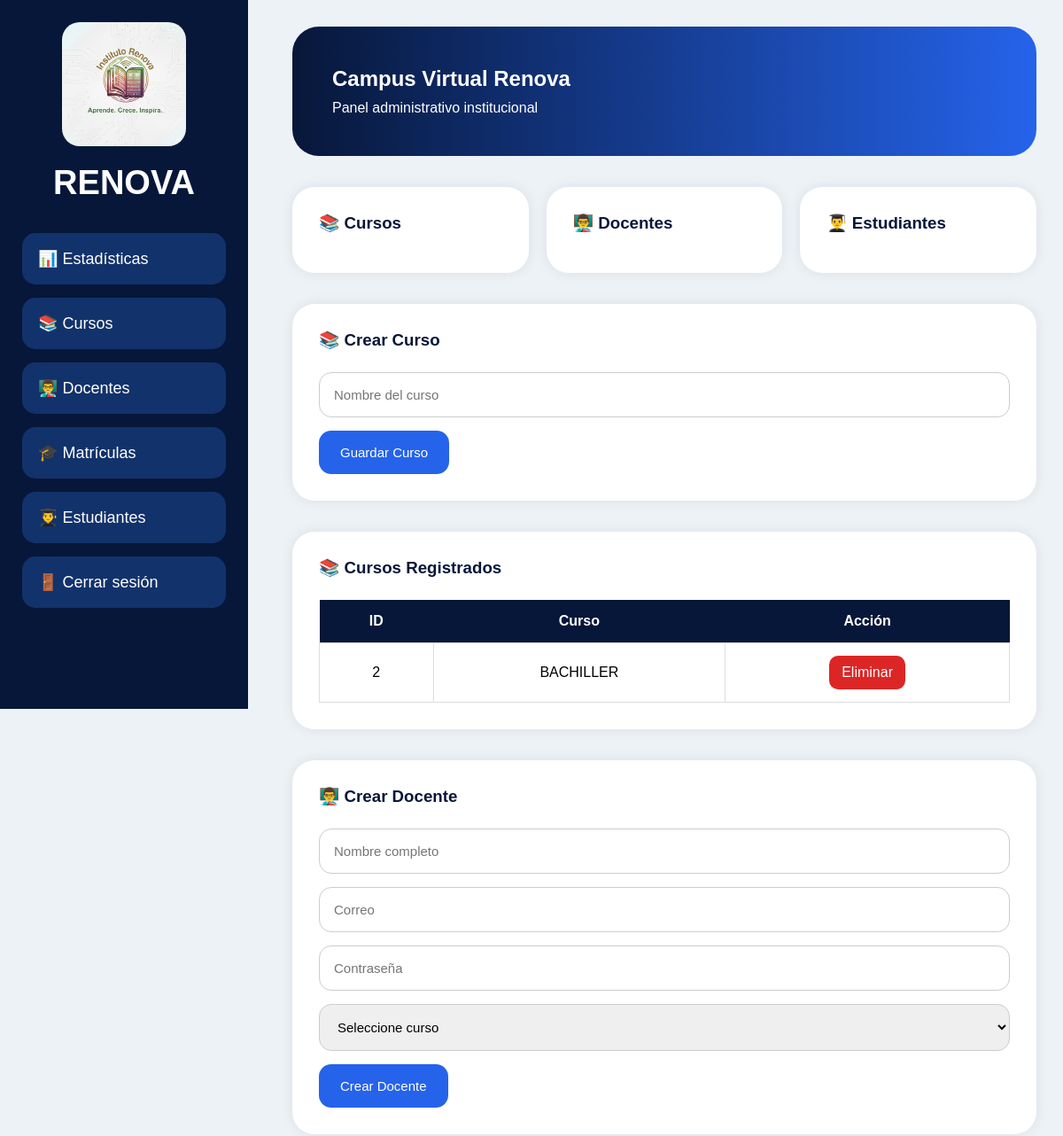
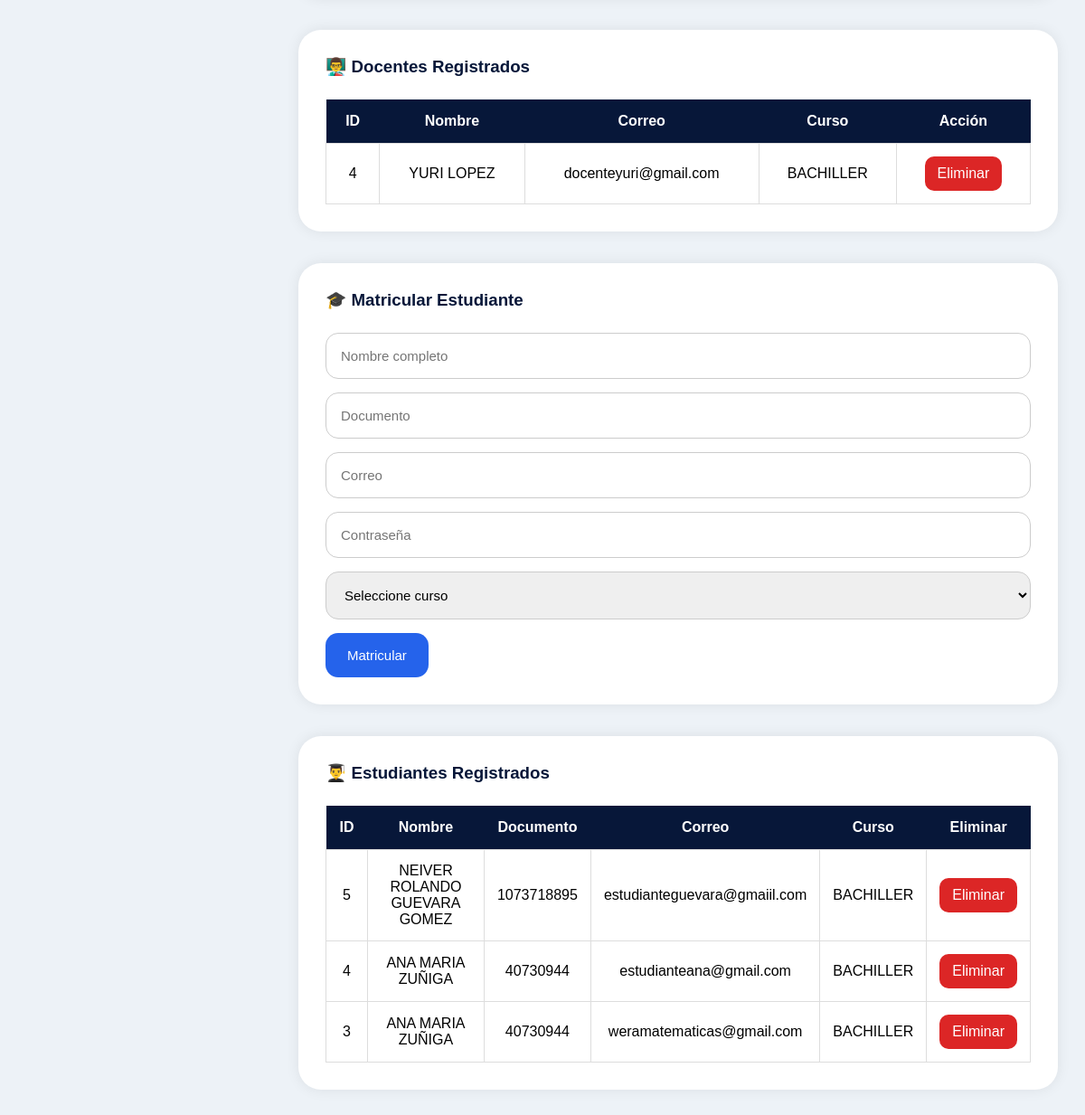
/admin (signed in), run on the app's committed database (2 pictures, top to bottom).
### tables this page shows
CREATE TABLE cursos (
        id INTEGER PRIMARY KEY AUTOINCREMENT,
        nombre TEXT
    );

CREATE TABLE docentes (
        id INTEGER PRIMARY KEY AUTOINCREMENT,
        nombre TEXT,
        correo TEXT,
        password TEXT,
        curso_id INTEGER
    );

CREATE TABLE estudiantes (
        id INTEGER PRIMARY KEY AUTOINCREMENT,
        nombre TEXT,
        documento TEXT,
        correo TEXT,
        password TEXT,
        curso_id INTEGER
    );

### app.py (the view)
@app.route("/admin")
def admin():
    if "admin" not in session:
        return redirect("/login")
    conn = sqlite3.connect("database.db")
    conn.row_factory = sqlite3.Row
    cursor = conn.cursor()
    cursos = cursor.execute("SELECT * FROM cursos ORDER BY id DESC").fetchall()
    docentes = cursor.execute("""
        SELECT docentes.id,
               docentes.nombre,
               docentes.correo,
               cursos.nombre AS curso
        FROM docentes
        LEFT JOIN cursos
        ON docentes.curso_id = cursos.id
        ORDER BY docentes.id DESC
    """).fetchall()
    estudiantes = cursor.execute("""
        SELECT estudiantes.id,
               estudiantes.nombre,
               estudiantes.documento,
               estudiantes.correo,
               cursos.nombre AS curso
        FROM estudiantes
        LEFT JOIN cursos
        ON estudiantes.curso_id = cursos.id
        ORDER BY estudiantes.id DESC
    """).fetchall()
    conn.close()
    return render_template("admin.html", cursos=cursos, docentes=docentes, estudiantes=estudiantes)

### templates/admin.html (shortened to what this page needs)
<!DOCTYPE html>
<html lang="es">
<head>
</head>
<body>
<div class="sidebar">
<img src="{{ url_for('static', filename='img/logorenova.png') }}"
class="logo">
<h1>RENOVA</h1>
<a href="#estadisticas">📊 Estadísticas</a>
<a href="#cursos">📚 Cursos</a>
<a href="#docentes">👨‍🏫 Docentes</a>
<a href="#matriculas">🎓 Matrículas</a>
<a href="#estudiantes">👨‍🎓 Estudiantes</a>
<a href="/logout">🚪 Cerrar sesión</a>
</div>
<div class="main">
<div class="banner">
<h2>Campus Virtual Renova</h2>
<p style="margin-top:10px;">
Panel administrativo institucional
</p>
</div>
<div class="grid" id="estadisticas">
<div class="card">
<h3>📚 Cursos</h3>
</div>
<div class="card">
<h3>👨‍🏫 Docentes</h3>
</div>
<div class="card">
<h3>👨‍🎓 Estudiantes</h3>
</div>
</div>
<div class="panel" id="cursos">
<h3>📚 Crear Curso</h3>
<form action="/crear_curso" method="POST">
<input
type="text"
name="nombre"
placeholder="Nombre del curso"
required>
<button>
Guardar Curso
</button>
</form>
</div>
<div class="panel">
<h3>📚 Cursos Registrados</h3>
<table>
<tr>
<th>ID</th>
<th>Curso</th>
<th>Acción</th>
</tr>
{% for curso in cursos %}
<tr>
<td>{{ curso[0] }}</td>
<td>{{ curso[1] }}</td>
<td>
<a
class="eliminar"
href="/eliminar_curso/{{ curso[0] }}"
onclick="return confirm('¿Eliminar curso?')">
Eliminar
</a>
</td>
</tr>
{% endfor %}
</table>
</div>
<div class="panel" id="docentes">
<h3>👨‍🏫 Crear Docente</h3>
<form action="/crear_docente" method="POST">
<input
type="text"
name="nombre"
placeholder="Nombre completo"
required>
<input
type="email"
name="correo"
placeholder="Correo"
required>
<input
type="password"
name="password"
placeholder="Contraseña"
required>
<select name="curso_id" required>
<option value="">
Seleccione curso
</option>
</select>
<button>
Crear Docente
</button>
</form>
</div>
<div class="panel">
<h3>👨‍🏫 Docentes Registrados</h3>
<table>
<tr>
<th>ID</th>
<th>Nombre</th>
<th>Correo</th>
<th>Curso</th>
<th>Acción</th>
</tr>
{% for docente in docentes %}
<tr>
<td>{{ docente[0] }}</td>
<td>{{ docente[1] }}</td>
<td>{{ docente[2] }}</td>
<td>{{ docente[3] }}</td>
<td>
<a
class="eliminar"
href="/eliminar_docente/{{ docente[0] }}"
onclick="return confirm('¿Eliminar docente?')">
Eliminar
</a>
</td>
</tr>
{% endfor %}
</table>
</div>
<div class="panel" id="matriculas">
<h3>🎓 Matricular Estudiante</h3>
<form action="/crear_estudiante" method="POST">
<input
type="text"
name="nombre"
placeholder="Nombre completo"
required>
<input
type="text"
name="documento"
placeholder="Documento"
required>
<input
type="email"
name="correo"
placeholder="Correo"
required>
<input
type="password"
name="password"
placeholder="Contraseña"
required>
<select name="curso_id" required>
<option value="">
Seleccione curso
</option>
</select>
<button>
Matricular
</button>
</form>
</div>
<div class="panel" id="estudiantes">
<h3>👨‍🎓 Estudiantes Registrados</h3>
<table>
<tr>
<th>ID</th>
<th>Nombre</th>
<th>Documento</th>
<th>Correo</th>
<th>Curso</th>
<th>Eliminar</th>
</tr>
{% for estudiante in estudiantes %}
<tr>
<td>{{ estudiante[0] }}</td>
<td>{{ estudiante[1] }}</td>
<td>{{ estudiante[2] }}</td>
<td>{{ estudiante[3] }}</td>
<td>{{ estudiante[4] }}</td>
<td>
<a
class="eliminar"
href="/eliminar_estudiante/{{ estudiante[0] }}"
onclick="return confirm('¿Eliminar estudiante?')">
Eliminar
</a>
</td>
</tr>
{% endfor %}
</table>
</div>
</div>
</body>
</html>

### templates/admin.html (style rules this page uses)
* { margin:0; padding:0; box-sizing:border-box; }
body { font-family:Arial; background:#edf2f7; }
.sidebar { position:fixed; left:0; top:0; width:280px; height:100vh; background:#071739; padding:25px; overflow-y:auto; }
.logo { width:140px; display:block; margin:auto; border-radius:20px; }
.sidebar h1 { color:white; text-align:center; margin-top:20px; margin-bottom:35px; font-size:38px; }
.sidebar a { display:block; text-decoration:none; color:white; background:#12326b; padding:18px; border-radius:15px; margin-bottom:15px; font-size:18px; transition:0.3s; }
.main { margin-left:300px; padding:30px; }
.banner { background:linear-gradient(90deg,#071739,#2563eb); color:white; padding:45px; border-radius:30px; margin-bottom:35px; }
.grid { display:grid; grid-template-columns:repeat(auto-fit,minmax(250px,1fr)); gap:20px; margin-bottom:35px; }
.card { background:white; padding:30px; border-radius:25px; box-shadow:0 0 15px rgba(0,0,0,0.08); }
.card h3 { color:#071739; margin-bottom:15px; }
.panel { background:white; padding:30px; border-radius:25px; margin-bottom:35px; box-shadow:0 0 15px rgba(0,0,0,0.08); }
.panel h3 { margin-bottom:25px; color:#071739; }
input, select { width:100%; padding:16px; border-radius:14px; border:1px solid #ccc; margin-bottom:15px; font-size:15px; }
button { background:#2563eb; color:white; border:none; padding:16px 24px; border-radius:14px; cursor:pointer; transition:0.3s; font-size:15px; }
table { width:100%; border-collapse:collapse; margin-top:20px; }
table th { background:#071739; color:white; padding:15px; }
table td { border:1px solid #ddd; padding:14px; text-align:center; background:white; }
.eliminar { background:#dc2626; color:white; padding:10px 14px; border-radius:10px; text-decoration:none; display:inline-block; transition:0.3s; }

### data on the page
cursos: id "2", nombre "BACHILLER"
docentes: id "4", nombre "YURI LOPEZ", correo "docenteyuri@gmail.com", nombre "BACHILLER"
estudiantes: id "5", nombre "NEIVER ROLANDO GUEVARA GOMEZ", documento "1073718895", correo "estudianteguevara@gmaiil.com", nombre "BACHILLER"
estudiantes: id "4", nombre "ANA MARIA ZUÑIGA", documento "40730944", correo "estudianteana@gmail.com", nombre "BACHILLER"
estudiantes: id "3", nombre "ANA MARIA ZUÑIGA", documento "40730944", correo "weramatematicas@gmail.com", nombre "BACHILLER"
